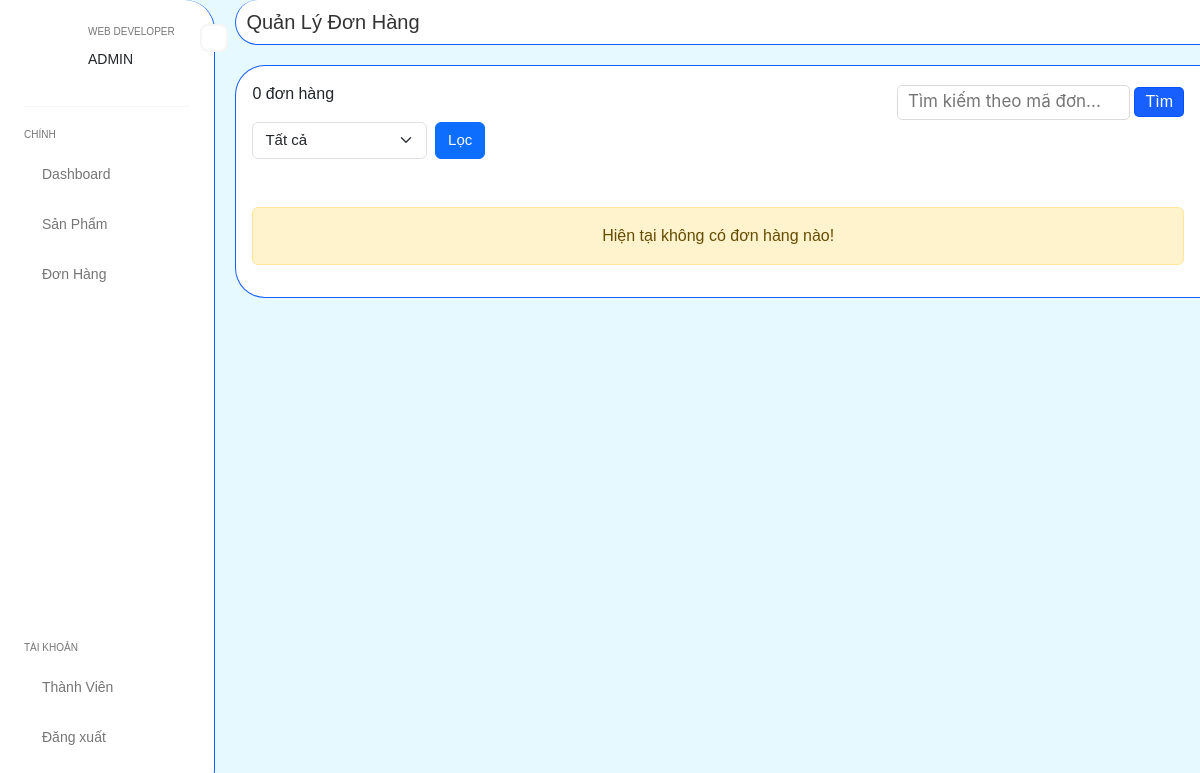
The app's page /admin/orders?page=2 (signed in), older data.
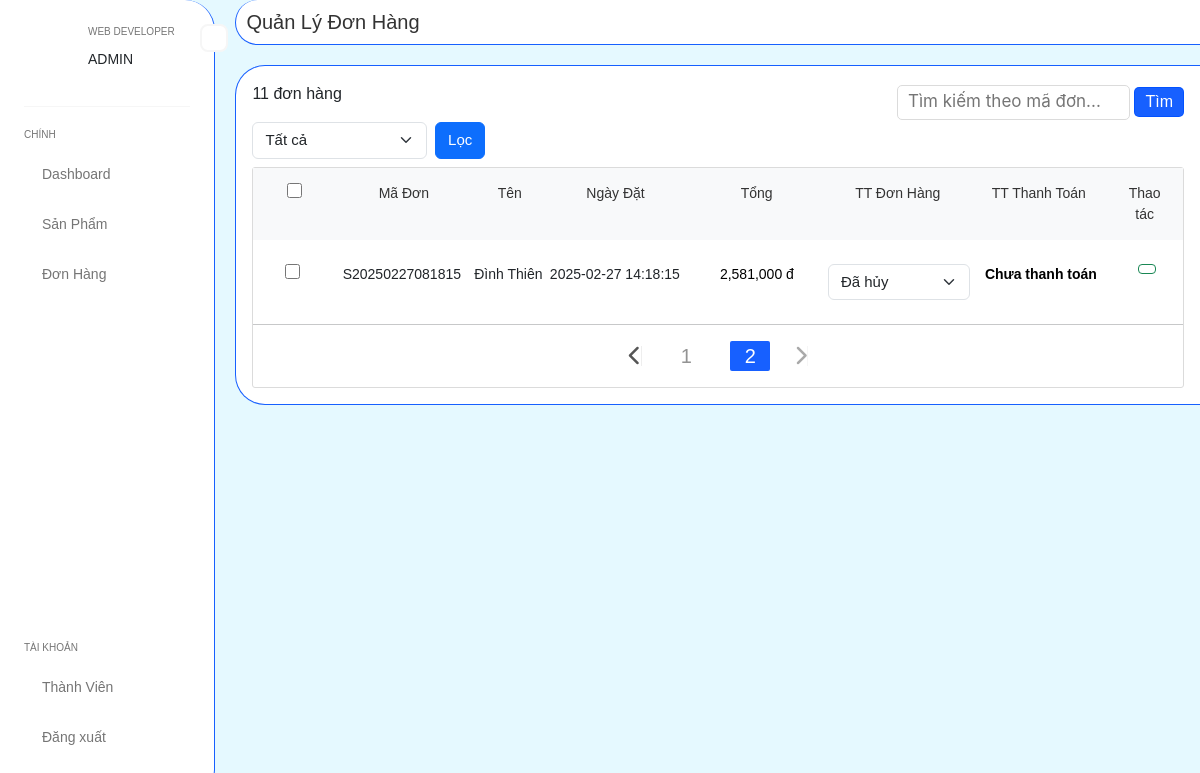
The same page, newer data.
### tables this page shows
CREATE TABLE `orders` (
  `id` int(11) NOT NULL,
  `user_id` int(11) NOT NULL,
  `voucher_id` int(11) DEFAULT NULL,
  `staff_id` int(11) DEFAULT NULL,
  `code_order` varchar(100) NOT NULL,
  `total` double(10,0) NOT NULL,
  `by_date` datetime NOT NULL DEFAULT current_timestamp(),
  `status` tinyint(4) NOT NULL DEFAULT 1,
  `delivery_date` datetime DEFAULT NULL
);

CREATE TABLE `users` (
  `id` int(11) NOT NULL,
  `name` varchar(255) NOT NULL,
  `phone` text DEFAULT NULL,
  `email` varchar(100) NOT NULL,
  `url_image` varchar(100) DEFAULT NULL,
  `password` varchar(255) NOT NULL,
  `address` varchar(1000) DEFAULT NULL,
  `address_detail` varchar(255) DEFAULT NULL,
  `role` tinyint(4) NOT NULL DEFAULT 0,
  `status` tinyint(4) NOT NULL DEFAULT 0
);

CREATE TABLE `payment` (
  `id` int(11) NOT NULL,
  `order_id` int(11) NOT NULL,
  `request_id` varchar(50) NOT NULL,
  `amount` decimal(10,0) NOT NULL,
  `order_info` text DEFAULT NULL,
  `trans_id` varchar(50) DEFAULT NULL,
  `result_code` int(11) NOT NULL,
  `message` text DEFAULT NULL,
  `payment_method_id` int(11) NOT NULL,
  `response_time` bigint(20) DEFAULT NULL,
  `created_at` timestamp NOT NULL DEFAULT current_timestamp(),
  `signature` varchar(255) DEFAULT NULL,
  `status` enum('Chưa thanh toán','Đã thanh toán') DEFAULT 'Chưa thanh toán'
);

### app/views/Viewer.php (called while the page is built, shortened)
<?php
abstract class Viewer {
    public function render($view, $data = []) {
        extract($data);
        require_once 'app/views/'. $view. '.php';
    }
}

### app/controllers/admin/Order.php (called while the page is built, shortened)
<?php
class Order extends Base
{
    public $data = [];
    private $OrderModel;
    public static $item_page = 10;
    public function __construct()
    {
        $this->OrderModel = $this->model('OrderModel');
    }
    public function index()
    {
        $this->OrderModel->__set('item_page', self::$item_page);
        $current_page = isset($_GET['page']) ? $_GET['page'] : 1;
        $this->OrderModel->__set('current_page', $current_page);
        $code = isset($_GET['code']) ? trim($_GET['code']) : null;
        $this->OrderModel->__set('code', $code);
        $status = isset($_GET['status']) ? $_GET['status'] : 0;
        $this->OrderModel->__set('status', $status);
        $total_order_handle_page = $this->OrderModel->total_order_handle_page();
        $total_page = ceil($total_order_handle_page['total'] / self::$item_page);
        if ($total_page > 1) {
            $links = $this->handle_url_page($total_page, $current_page);
            $this->data['sub_content']['links'] = $links;
        }
        $orders = $this->OrderModel->get_order_admin();
        $total = $this->OrderModel->total();
        $this->data['sub_content']['total_order'] = $total;
        $this->data['title_page'] = 'Quản Lý Đơn Hàng';
        $this->data['content'] = 'admin/orders/index';
        $this->data['sub_content']['orders'] = $orders;
        $this->render('layouts/main_admin', $this->data);
    }
}

### app/core/Router.php (called while the page is built, shortened)
<?php
class Router
{
    private $routes = [];
    public function create(string $path, array $params)
    {
        $regex_path = preg_replace('/\{(.+?)\}/', '([^/]+)', $path);
        $regex_path = str_replace('/', '\/', $regex_path);
        $this->routes[] = [
            'regex_path' => $regex_path,
            'params' => $params
        ];
    }
    public function dispatch($path)
    {
        foreach ($this->routes as $route) {
            if (preg_match("/^{$route['regex_path']}$/", $path, $matches)) {
                unset($matches[0]);
                [$__controller, $__action] = $route['params'];
                $__controller = new $__controller;
                return call_user_func_array([$__controller, $__action], $matches);
            }
        }
        exit;
    }
}

### app/core/App.php (called while the page is built, shortened)
<?php
class App
{
    public function __construct()
    {
        $this->router = new Router();
        $url = $_SERVER['PATH_INFO'] ?? '/';
        $this->router->dispatch($url);
    }
}

### index.php (called while the page is built, shortened)
<?php
spl_autoload_register(function ($class): void {
    $path = str_replace('\\', DIRECTORY_SEPARATOR, $class) . '.php';
});
$app = new app\core\App;

### app/core/Database.php (called while the page is built, shortened)
<?php
class Database
{
  private $pdo;
  public function __construct(private $servername, private $database, private $username, private $password, private $charset)
  {
    try {
      $dsn = "mysql:host=$this->servername;dbname=$this->database;charset=$this->charset";
      $this->pdo = new PDO($dsn, $this->username, $this->password);
      $this->pdo->setAttribute(PDO::ATTR_ERRMODE, PDO::ERRMODE_EXCEPTION);
    } catch (PDOException $e) {
      echo "Connection failed: " . $e->getMessage();
    }
  }
  private function query($sql, $param = [])
  {
    $stmt = $this->pdo->prepare($sql);
    if ($param) {
      $stmt->execute($param);
    } else {
      $stmt->execute();
    }
    return $stmt;
  }
  protected function getAll($sql, $param = [])
  {
    $stmt = $this->query($sql, $param);
    return $stmt->fetchAll(PDO::FETCH_ASSOC);
  }
  protected function getOne($sql, $param = [])
  {
    $stmt = $this->query($sql, $param);
    return $stmt->fetch(PDO::FETCH_ASSOC);
  }
}

### app/models/ModelSetup.php (called while the page is built, shortened)
<?php
trait ModelSetup {
    private $setups = [];
    public function __get($name) {
        return $this->setups[$name] ?? null;
    }
    public function __set($name, $value) {
        $this->setups[$name] = $value;
    }
}

### app/models/OrderModel.php (called while the page is built, shortened)
<?php
class OrderModel extends Model
{
    public function get_order_admin()
    {
        $item_page = $this->__get('item_page');
        $offset = ($this->__get('current_page') - 1) * $item_page;
        $status = $this->__get('status');
        $sql = "SELECT o.id, o.code_order, u.name, o.by_date, o.total, o.status, p_m.status as payment_status ";
        $sql .= "FROM orders o ";
        $sql .= "LEFT JOIN users u ON o.user_id = u.id ";
        $sql .= "LEFT JOIN payment p_m ON o.id = p_m.order_id ";
        $sql .= "WHERE 1 ";
        $sql .= "ORDER BY o.id DESC ";
        $sql .= "LIMIT {$item_page} OFFSET {$offset}";
        return $this->getAll($sql);
    }
    public function total_order_handle_page()
    {
        $status = $this->__get('status');
        $sql = "SELECT COUNT(*) as total FROM orders WHERE 1 ";
        return $this->getOne($sql);
    }
}

### app/views/admin/orders/index.php (the view, shortened to what the rows shown need)
<div class="custom-admin__content">
    <div class="custom-content__show p-3">
        <?php if(!empty($orders)): ?>
        <form action="<?= _WEB_ROOT_ ?>/admin/order/handle_update_groups" method="POST"
            onsubmit="return confirm('Bạn có chắc muốn duyệt tất cả đơn hàng này!')">
            <div class="custom-content__show--main">
                <div class="custom-content__show--main--top bg-light">
                    <div class="row ">
                    </div>
                </div>
                <?php
                    foreach ($orders as $order):?>
                    <div class="custom-table__item">
                        <div class="row my-4 g-0">
                            <div class="col-1">
                                <div class="text-center">
                                    <input type="checkbox" value="<?= $order['id'] ?>" name="order_groups[]"
                                        class="custom-table__check check-item" type="checkbox">
                                </div>
                            </div>
                            <div class="col-11">
                                <div class="row g-0">
                                    <div class="col-lg-2 col-3">
                                        <p class="m-0 fs-12 text-center"><?= $order['code_order'] ?></p>
                                    </div>
                                    <div class="col-lg-1 col-3">
                                        <p class="m-0 fs-12 text-center"><?= $order['name'] ?></p>
                                    </div>
                                    <div class="col-lg-2 col-4">
                                        <p class="m-0 fs-12 text-center"><?= $order['by_date'] ?></p>
                                    </div>
                                    <div class="col-lg-2 col-3">
                                        <p class="m-0 text-black fs-12 text-center">
                                            <?= number_format($order['total']) ?> đ
                                        </p>
                                    </div>
                                    <div class="col-lg-2 col-3">
                                        <select onchange="update_status_order(this, '<?= $order['id'] ?>')"
                                            class="form-select form-select-md fs-15">
                                            <option <?= ($order['status'] == 5 ? 'selected' : ($order['status'] == 1 ? '' : 'disabled')) ?> value="5">Đã hủy</option>
                                        </select>
                                    </div>
                                    <div class="col-lg-2 col-3">
                                        <p class="m-0 text-black fs-12 text-center fw-bold"><?=$order['payment_status']?></p>
                                    </div>
                                    <div class="col-lg-1 col-1 ">
                                        <div class="d-flex justify-content-center gap-2">
                                            <button type="button" onclick="get_order_by_id(this)" data-bs-toggle="modal"
                                                data-bs-target="#showOrderModal"
                                                data-id="<?= $order['id'] ?>" class="btn btn-outline-success btn-sm"></button>
                                        </div>
                                    </div>
                                </div>
                            </div>
                        </div>
                    </div>
                    <hr>
                <?php endforeach ?>
                <ul class="pagination">
                    <?php if (isset($links))
                        echo $links; ?>
                </ul>
            </div>
        </form>
        <?php else: ?>
            <div class="d-flex align-items-center justify-content-center mt-5">
                <p class="alert alert-warning w-100 text-center">Hiện tại không có đơn hàng nào!</h3>
            </div>
        <?php endif ?>
    </div>
</div>

Row changes from the older to the newer data that the page shows:
added orders: code_order "S20250227081815", user.name "Đình Thiên", by_date "2025-02-27 14:18:15", total "2,581,000", status+id "Đã hủy", payment.status "Chưa thanh toán"
Text that changed along with them:
$total_order['total']: "0" → "11"
form field value: (not shown) → "☐"
text no longer shown: "Hiện tại không có đơn hàng nào!"
text now shown: "Mã Đơn Tên Ngày Đặt Tổng TT Đơn Hàng TT Thanh Toán Thao tác"
new list line: "1"
new list line: "2"
